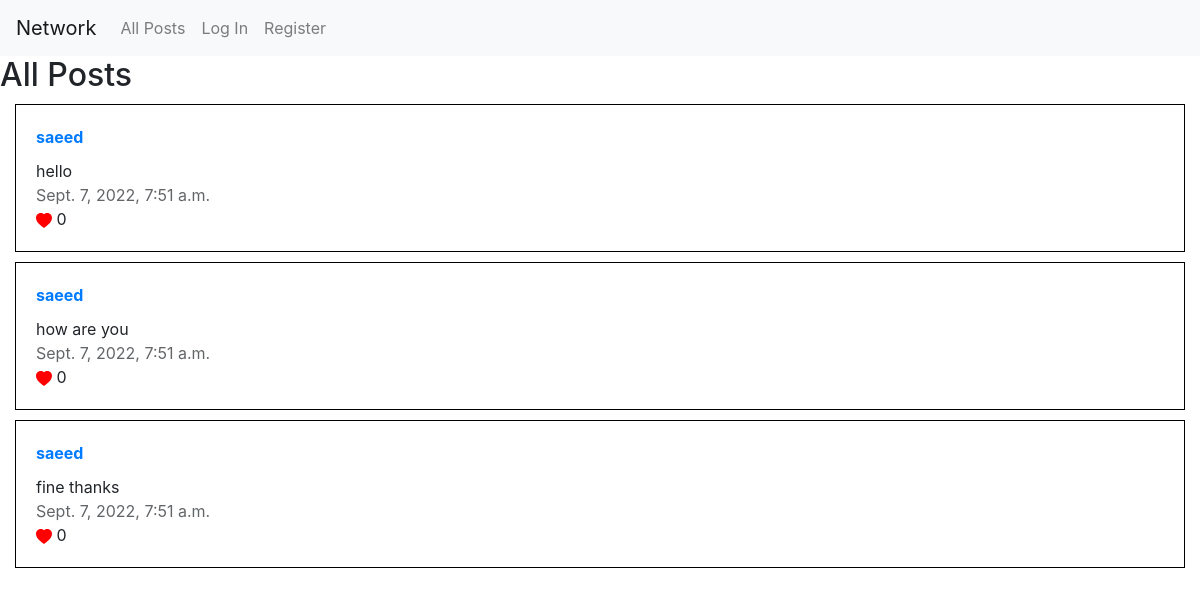
Before: / with the older database file.
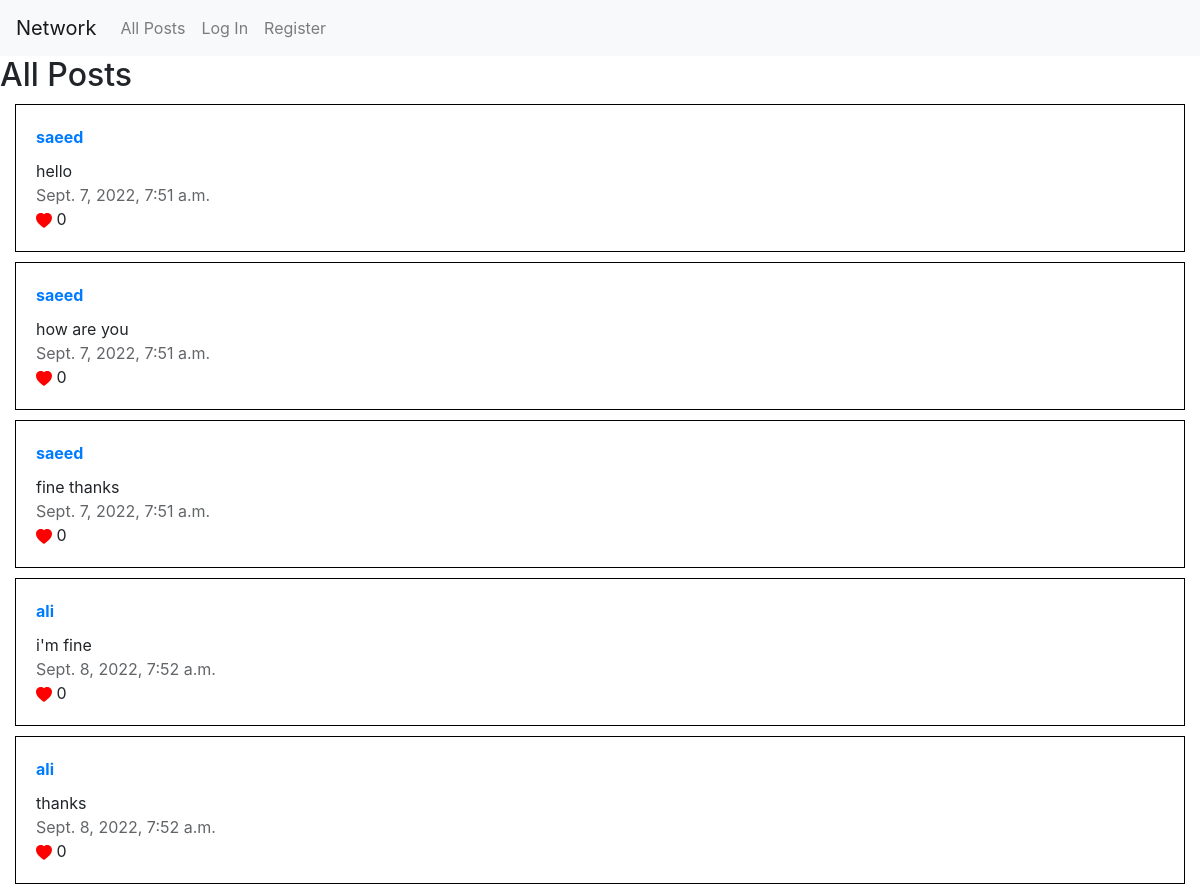
After: the same page with the newer database file.
### network/models.py (models this page shows)
class Post(models.Model):
    poster = models.ForeignKey(User, on_delete=models.CASCADE, related_name="post")
    content = models.CharField(max_length=5000)
    date = models.DateTimeField(default=timezone.now)
    likes = models.IntegerField(default=0)

class User(AbstractUser):
    pass

### network/views.py (the view)
# urls.py: path("", views.index, name="index"),
def index(request):
    if request.method == "POST":
        Post.objects.create(
            poster=request.user,
            content=request.POST["textarea"],
        )
        return HttpResponseRedirect(reverse("index"))
    else:
        if request.user.is_authenticated:
            posts = Post.objects.all()
            followingPosts = []
            for post in posts:
                for follow in request.user.follower.all():
                    if follow.followed == post.poster:
                        followingPosts.append(post)
            return render(request, "network/index.html", {
                "posts": posts,
                "followingPosts": followingPosts
            })
        else:
            return render(request, "network/index.html", {
                "posts": Post.objects.all()
            })

### network/templates/network/index.html (shortened to what this page needs)
{% extends "network/layout.html" %}
{% block body %}
    <div id="allPosts-view">
        <h2>All Posts</h2>
        <div class="container-fluid">
                <div id="allPosts">
                    {% for post in posts %}
                        <div class="post">
                            <div class="username"><a href="{% url 'profilePage' post.poster.username %}">{{ post.poster.username }}</a></div>
                            <div class="content">{{ post.content }}</div>
                            <div class="date">{{ post.date }}</div>
                            <dic class="likes"><svg color="red" xmlns="http://www.w3.org/2000/svg" width="16" height="16" fill="currentColor" class="bi bi-heart-fill" viewBox="0 0 16 16">
                                <path fill-rule="evenodd" d="M8 1.314C12.438-3.248 23.534 4.735 8 15-7.534 4.736 3.562-3.248 8 1.314z"/>
                            </svg> {{ post.likes }}</dic>
                        </div>
                    {% endfor %}
                </div>
        </div>
    </div>
{% endblock %}

### network/templates/network/layout.html (shortened to what this page needs)
{% load static %}
<!DOCTYPE html>
<html lang="en">
    <head>
        <link rel="stylesheet" href="https://stackpath.bootstrapcdn.com/bootstrap/4.4.1/css/bootstrap.min.css">
        <link href="{% static 'network/styles.css' %}" rel="stylesheet">
    </head>
    <body>
        <nav class="navbar navbar-expand-lg navbar-light bg-light">
            <a class="navbar-brand" href="#">Network</a>
            <div>
              <ul class="navbar-nav mr-auto">
                <li class="nav-item">
                  <a class="nav-link" href="{% url 'index' %}" id="allPosts-button">All Posts</a>
                </li>
                {% if user.is_authenticated %}
                    <li class="nav-item">
                        <a class="nav-link" href="" onclick="return false;" id="following-button">Following</a>
                    </li>
                    <li class="nav-item">
                        <a class="nav-link" href="{% url 'logout' %}">Log Out</a>
                    </li>
                {% else %}
                    <li class="nav-item">
                        <a class="nav-link" href="{% url 'login' %}">Log In</a>
                    </li>
                    <li class="nav-item">
                        <a class="nav-link" href="{% url 'register' %}">Register</a>
                    </li>
                {% endif %}
              </ul>
            </div>
          </nav>
        <div class="body">
            {% block body %}
            {% endblock %}
        </div>
    </body>
</html>

### network/static/network/styles.css (style rules this page uses)
.post { border: 0.5px solid black; width: 100%; padding: 20px; margin-top: 10px; }
.username { font-weight: bold; margin-bottom: 10px; }
.date { opacity: 0.7; }

Changed rows visible on the page:
added Post: poster.username "ali", content "i'm fine", date "Sept. 8, 2022, 7:52 a.m.", likes "0"
added Post: poster.username "ali", content "thanks", date "Sept. 8, 2022, 7:52 a.m.", likes "0"
